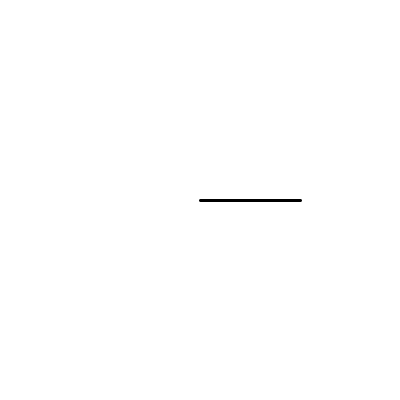
Frame 1 (no input)
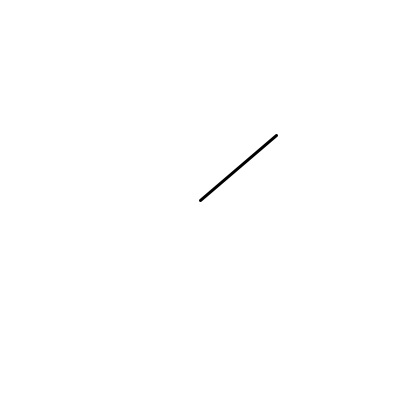
Frame 60 (the mouse pressed at the canvas centre just before this capture)
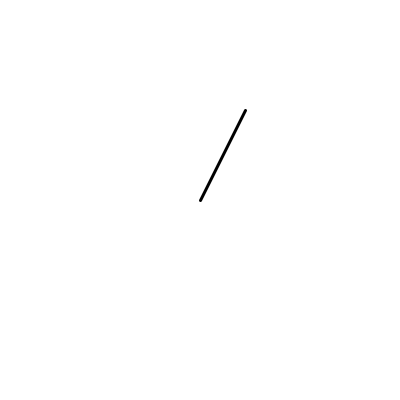
Frame 120 (the mouse held since frame 60 and released just before this capture)

The Processing sketch that drew these frames (run headless with seeded random() and noise(); from frame 60 on, the mouse is pressed at the canvas centre):

// Processing sketch: windhsield_wipers
// ── windhsield_wipers.pde
float ang,x,y;
float radius = 100;
float d = 1;

void setup(){
  size(400,400);
}

void draw(){
  background(255);
  translate(width/2, height/2);
  strokeWeight(3);
   x =radius*cos(ang);
   y =radius*sin(ang);
  ang +=0.1*d;
  line(0,0,x,y);
  if(ang > 0|| ang<-PI){
    d*= -1;
  }
  
}
